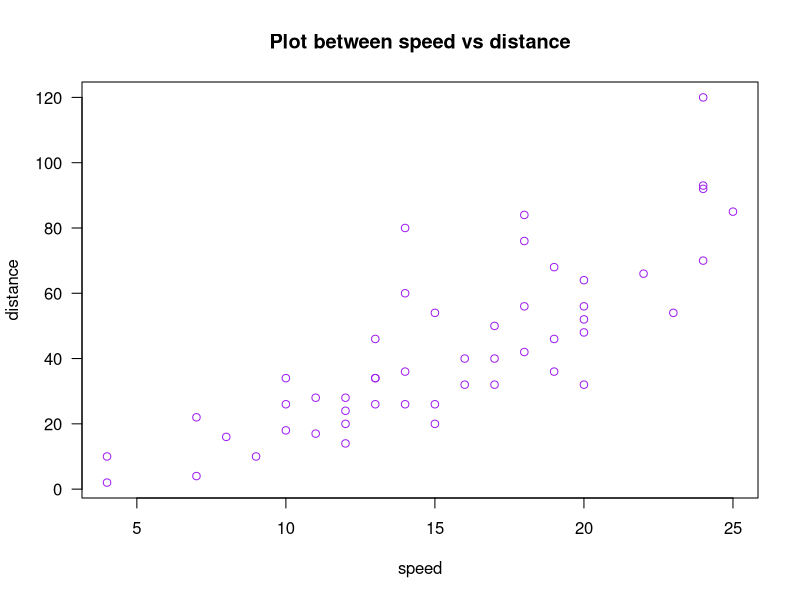
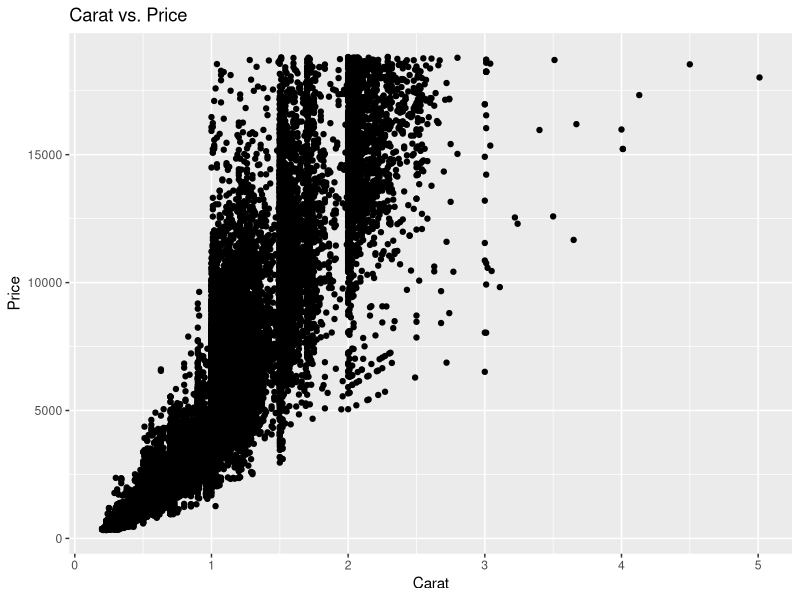
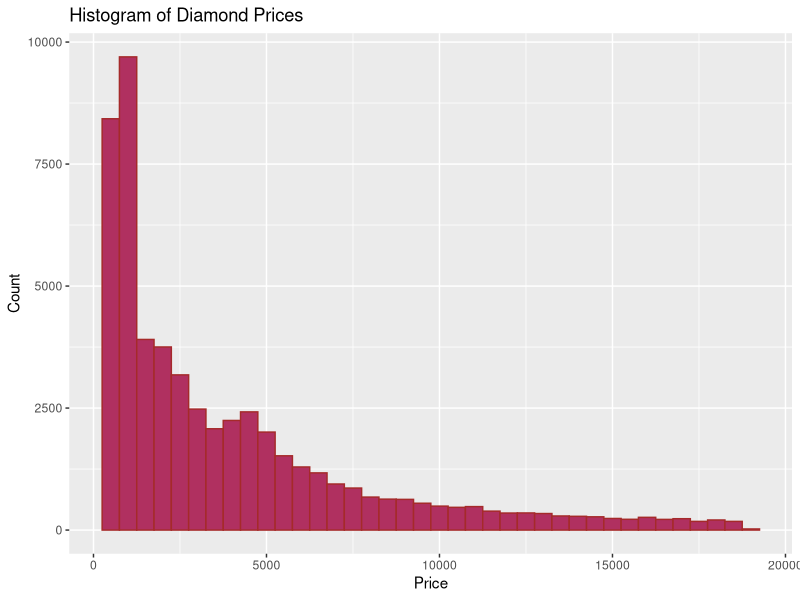
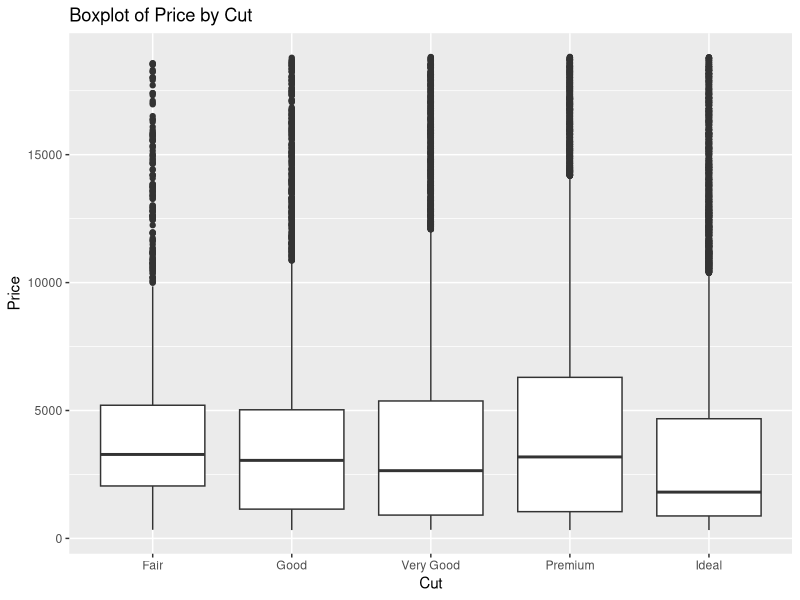

Write the R code that produced these figures, in order.
# R Coursework part 1

names <- c("Ash","Bash","Cash","Dash","Flash")  #column 1 with names which are strings
student_id <- c(20,30,40,50,60)  #column 2 with student_id which is an integer vector

dataframe <- data.frame(names, student_id)

dataframe

my_vector <- seq(from = 1, to = 1000, by = 1)
my_matrix <- matrix(1:100, nrow = 10, ncol = 10)
my_dataframe <- data.frame(name = rep(c("a", "b"), each = 10), value = 21:40)
my_list <- list(my_vector, my_matrix, my_dataframe)

my_list



#for loop
for (num in 200:300){
  print(num)
}

#using sapply 
sapply (200:300, print)

#basic method
x<- c(200:300)
print(x)


animals <- c("tiger", "lion", "badger", "fox", "rabbit", "fish", "dog", "octopus")

animals   #to check the dataset

animals[c(6,8)] <- c("cat", "frog")  #replacing the elements 6th and 8th 
animals

data (cars)   #loading the pre-existing dataset

data(cars)

x<- cars$speed  #assigning x axis with the values of speed
y<- cars$dist   #assigning y axis with values of dist 

#plotting the dataset
plot (x,y,las=1,
      xlab = "speed",
      ylab = "distance",
      main = "Plot between speed vs distance",
      col = "purple")


library(tidyverse)

data (starwars)

tallest_individual <- starwars[which.max(starwars$height), ]  
tallest_individual  #calling individual with the tallest height

lowest_mass_individual <- starwars[which.min(starwars$mass), ]
lowest_mass_individual   #calling individual with lowest mass




library(dplyr)
data("storms")

num_storms <- length(unique(storms$name))  #finding how many unique storms are there
num_storms

storm_counts <- table(storms$year)  #creating table for storm count
year_most_storms <- names(storm_counts[storm_counts == max(storm_counts)]) #finding year with most number of storms 
year_most_storms

highest_pressure <- max(storms$pressure, na.rm = TRUE)  #finding the max pressure of a storm in the table
storm_highest_pressure <- storms[storms$pressure == highest_pressure, c("name", "year", "pressure")]  #printing the required details like name, year and pressure
storm_highest_pressure


# Load ggplot2
library(ggplot2)

data("diamonds")
head(diamonds)

#Scatter plot of carat vs price
ggplot(diamonds, aes(x = carat, y = price))+
  geom_point()+
  labs(title = "Carat vs. Price", x = "Carat", y = "Price")

#Histogram of prices
ggplot(diamonds, aes(x = price))+
  geom_histogram(binwidth = 500, color = "brown", fill = "maroon")+
  labs(title = "Histogram of Diamond Prices", x = "Price", y = "Count")

#Boxplot of price by cut
ggplot(diamonds, aes(cut, price))+
  geom_boxplot()+
  labs(title = "Boxplot of Price by Cut", x = "Cut", y = "Price")

# Find max and min prices
max_price <- max(diamonds$price)
min_price <- min(diamonds$price)

# Add a column to classify prices as "Low price" or "High price"
diamonds$price_category <- ifelse(diamonds$price < 5000, "Low price", "High price")

# Display results
max_price
min_price
head(diamonds)

# Define a function to convert carats to grams or milligrams
carat_to_weight <- function(carat, unit = "grams") {
  if (unit == "grams") {
    return(carat * 0.2)
  } else if (unit == "milligrams") {
    return(carat * 200)
  } else {
    stop("Please choose 'grams' or 'milligrams'.")
  }
}

# Convert carat to grams for all diamonds and find the heaviest diamond
diamonds$weight_grams <- carat_to_weight(diamonds$carat, "grams")
heaviest_diamond <- max(diamonds$weight_grams)

# Display the heaviest diamond weight
heaviest_diamond





